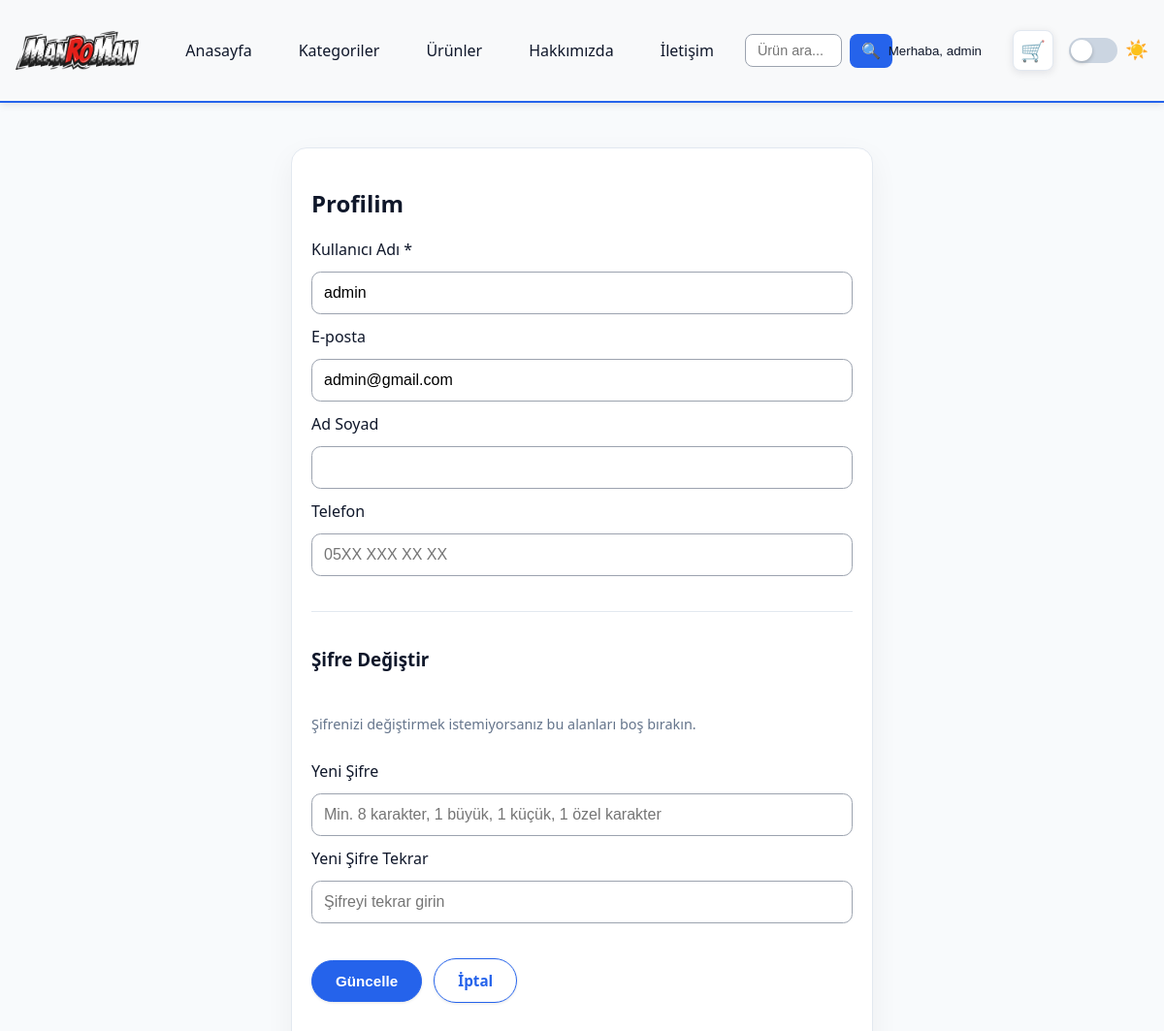
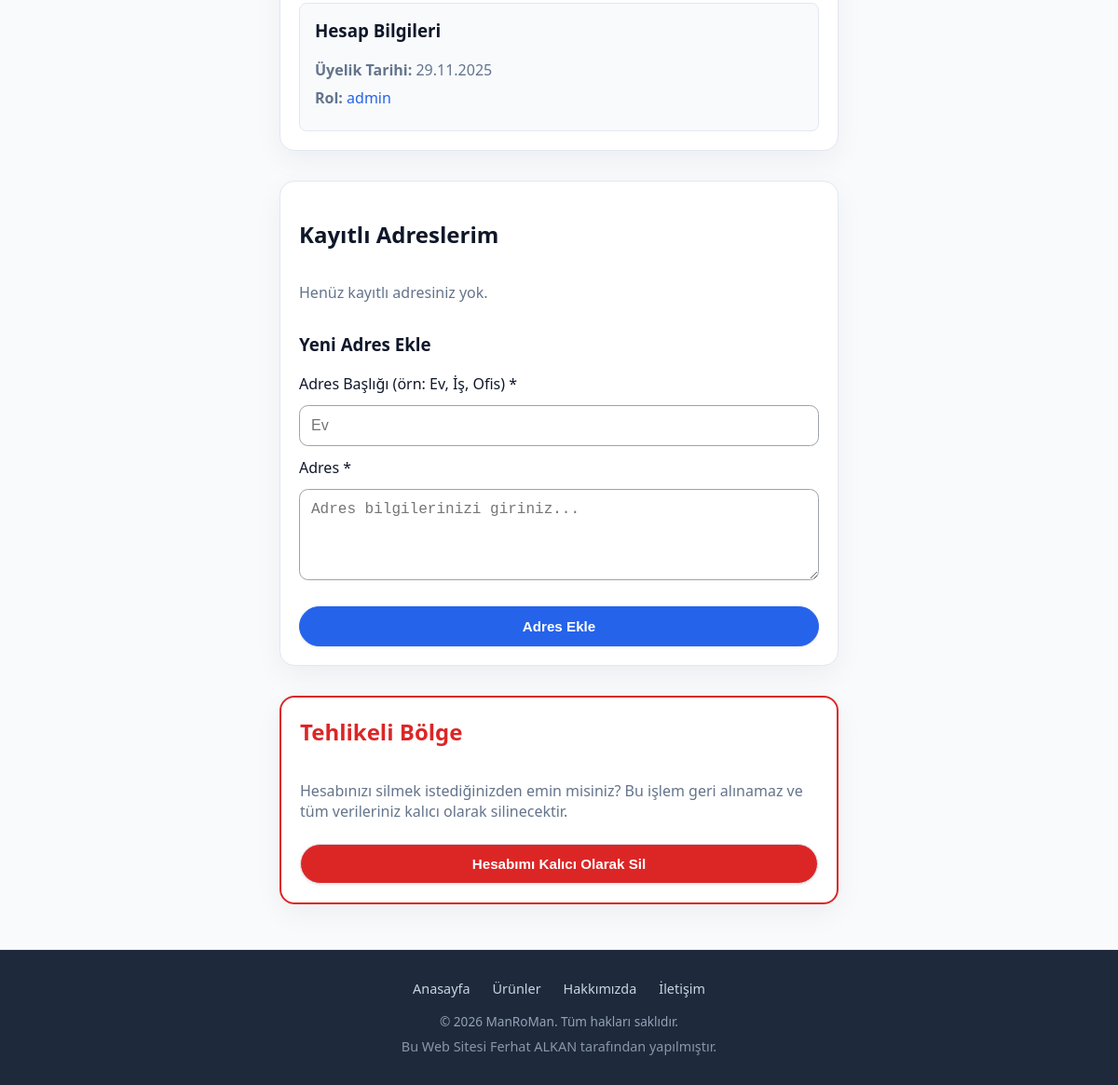
Screenshot of /admin_profile.php (signed in) with the database file from the repository (2 pictures, top to bottom).
### tables this page shows
CREATE TABLE `users` (
  `id` int(10) UNSIGNED NOT NULL,
  `username` varchar(100) NOT NULL,
  `email` varchar(150) DEFAULT NULL,
  `phone` varchar(50) DEFAULT NULL,
  `full_name` varchar(150) DEFAULT NULL,
  `password_hash` varchar(255) NOT NULL,
  `role` varchar(50) DEFAULT 'admin',
  `created_at` timestamp NOT NULL DEFAULT current_timestamp()
);

### functions.php (called while the page is built, shortened)
<?php
function sanitize(string $value): string
{
    return htmlspecialchars($value, ENT_QUOTES, 'UTF-8');
}
function getPages(PDO $pdo): array
{
    $statement = $pdo->query('SELECT id, title, slug FROM pages ORDER BY id DESC');
    return $statement->fetchAll();
}
function adminIsLoggedIn(): bool
{
    return isset($_SESSION['admin']);
}

### admin_profile.php (the view, shortened to what this page needs)
<?php
require __DIR__ . '/config.php';
$admin = $_SESSION['admin'] ?? null;
$stmt = $pdo->prepare('SELECT * FROM users WHERE id = :id LIMIT 1');
$stmt->execute(['id' => $admin['id']]);
$currentUser = $stmt->fetch();
$adminAddresses = [];
try {
    $addressesStmt = $pdo->prepare('SELECT * FROM admin_addresses WHERE admin_id = :admin_id ORDER BY id DESC');
    $addressesStmt->execute(['admin_id' => $admin['id']]);
    $adminAddresses = $addressesStmt->fetchAll();
} catch (PDOException $e) {}
$hasFullName = (bool) $pdo->query("SHOW COLUMNS FROM users LIKE 'full_name'")->fetch();
require __DIR__ . '/partials/header.php';
?>
<section class="card" style="max-width: 600px; margin: 2rem auto;">
    <h1>Profilim</h1>
    <form method="post">
        <label for="username">Kullanıcı Adı *</label>
        <input id="username" name="username" value="<?php echo sanitize($_POST['username'] ?? $currentUser['username'] ?? ''); ?>" required minlength="3">
        <label for="email">E-posta</label>
        <input id="email" name="email" type="email" value="<?php echo sanitize($_POST['email'] ?? $currentUser['email'] ?? ''); ?>">
        <?php if ($hasFullName): ?>
        <label for="full_name">Ad Soyad</label>
        <input id="full_name" name="full_name" value="<?php echo sanitize($_POST['full_name'] ?? $currentUser['full_name'] ?? ''); ?>">
        <?php endif; ?>
        <label for="phone">Telefon</label>
        <input id="phone" name="phone" type="tel" value="<?php echo sanitize($_POST['phone'] ?? $currentUser['phone'] ?? ''); ?>" placeholder="05XX XXX XX XX">
        <hr style="margin: 1.5rem 0; border: none; border-top: 1px solid var(--border);">
        <h3 style="margin-top: 0;">Şifre Değiştir</h3>
        <p style="color: var(--muted); font-size: 0.9rem; margin-bottom: 1rem;">Şifrenizi değiştirmek istemiyorsanız bu alanları boş bırakın.</p>
        <label for="password">Yeni Şifre</label>
        <input id="password" name="password" type="password" minlength="8" placeholder="Min. 8 karakter, 1 büyük, 1 küçük, 1 özel karakter">
        <label for="password_confirm">Yeni Şifre Tekrar</label>
        <input id="password_confirm" name="password_confirm" type="password" minlength="8" placeholder="Şifreyi tekrar girin">
        <div style="margin-top: 1.5rem;">
            <button class="btn btn-primary" type="submit">Güncelle</button>
            <a href="<?php echo BASE_URL; ?>/admin/dashboard.php" class="btn btn-outline" style="margin-left: 0.5rem;">İptal</a>
        </div>
    </form>
    <div style="margin-top: 2rem; padding: 1rem; background: var(--light); border-radius: 0.5rem; border: 1px solid var(--border);">
        <h3 style="margin-top: 0;">Hesap Bilgileri</h3>
        <p style="margin: 0.5rem 0; color: var(--muted);"><strong>Üyelik Tarihi:</strong> <?php echo date('d.m.Y', strtotime($currentUser['created_at'] ?? 'now')); ?></p>
        <p style="margin: 0.5rem 0; color: var(--muted);"><strong>Rol:</strong> <span style="color: var(--primary);"><?php echo sanitize($currentUser['role'] ?? 'admin'); ?></span></p>
    </div>
</section>
<section class="card" style="max-width: 600px; margin: 2rem auto;">
    <h2>Kayıtlı Adreslerim</h2>
    <?php if (count($adminAddresses) > 0): ?>
        <div style="display: grid; gap: 1rem; margin-bottom: 2rem;">
            <?php foreach ($adminAddresses as $addr): ?>
                <div style="padding: 1rem; border: 1px solid var(--border); border-radius: 0.5rem; background: var(--light);">
                    <div style="display: flex; justify-content: space-between; align-items: start; margin-bottom: 0.5rem;">
                        <div>
                            <strong><?php echo sanitize($addr['address_title']); ?></strong>
                            <?php if ($addr['is_default']): ?>
                                <span style="font-size: 0.85rem; color: var(--primary); margin-left: 0.5rem;">(Varsayılan)</span>
                            <?php endif; ?>
                        </div>
                        <div style="display: flex; gap: 0.5rem;">
                            <?php if (!$addr['is_default']): ?>
                                <form method="post" style="display: inline;">
                                    <?php echo csrf_field(); ?>
                                    <input type="hidden" name="address_action" value="set_default">
                                    <input type="hidden" name="address_id" value="<?php echo $addr['id']; ?>">
                                    <button type="submit" class="btn" style="padding: 0.25rem 0.75rem; font-size: 0.85rem;">Varsayılan Yap</button>
                                </form>
                            <?php endif; ?>
                            <form method="post" style="display: inline;" onsubmit="return confirm('Bu adresi silmek istediğinize emin misiniz?');">
                                <?php echo csrf_field(); ?>
                                <input type="hidden" name="address_action" value="delete">
                                <input type="hidden" name="address_id" value="<?php echo $addr['id']; ?>">
                                <button type="submit" class="btn" style="padding: 0.25rem 0.75rem; font-size: 0.85rem; background: #dc2626; color: white;">Sil</button>
                            </form>
                        </div>
                    </div>
                    <p style="margin: 0; color: var(--muted);"><?php echo nl2br(sanitize($addr['address'])); ?></p>
                </div>
            <?php endforeach; ?>
        </div>
    <?php else: ?>
        <p style="color: var(--muted); margin-bottom: 2rem;">Henüz kayıtlı adresiniz yok.</p>
    <?php endif; ?>
    <h3>Yeni Adres Ekle</h3>
    <form method="post">
        <label for="address_title">Adres Başlığı (örn: Ev, İş, Ofis) *</label>
        <input id="address_title" name="address_title" type="text" required placeholder="Ev">
        <label for="address_new">Adres *</label>
        <textarea id="address_new" name="address" rows="4" required placeholder="Adres bilgilerinizi giriniz..."></textarea>
        <button class="btn btn-primary" type="submit" style="margin-top: 1rem;">Adres Ekle</button>
    </form>
</section>
<section class="card" style="max-width: 600px; margin: 2rem auto; border: 2px solid #dc2626;">
    <h2 style="color: #dc2626; margin-top: 0;">Tehlikeli Bölge</h2>
    <p style="color: var(--muted); margin-bottom: 1.5rem;">Hesabınızı silmek istediğinizden emin misiniz? Bu işlem geri alınamaz ve tüm verileriniz kalıcı olarak silinecektir.</p>
    <form method="post" id="deleteAccountForm">
        <button class="btn" type="submit" id="deleteAccountBtn" style="background: #dc2626; color: white; width: 100%;">
            Hesabımı Kalıcı Olarak Sil
        </button>
    </form>
</section>
<?php include __DIR__ . '/partials/footer.php'; ?>

### partials/header.php (shortened to what this page needs)
<?php
$pages = getPages($pdo);
$pageSlugs = array_column($pages, 'slug');
$hasAboutPage = in_array('hakkimizda', $pageSlugs, true);
$hasContactPage = in_array('iletisim', $pageSlugs, true);
?>
<!DOCTYPE html>
<html lang="tr">
<head>
    <link rel="stylesheet" href="<?php echo BASE_URL; ?>/assets/css/styles.css">
    <link rel="stylesheet" href="<?php echo BASE_URL; ?>/assets/css/final_override.css">
</head>
<body>
<header class="site-header">
    <div class="container header-row">
        <a class="logo" href="<?php echo BASE_URL; ?>/index.php">
            <img src="<?php echo BASE_URL; ?>/img/logo.png" alt="ManRoMan" class="logo-image">
        </a>
        <nav class="main-nav">
            <a href="<?php echo BASE_URL; ?>/index.php">Anasayfa</a>
            <div class="dropdown header-nav-dropdown">
                <button type="button">Kategoriler</button>
            </div>
            <a href="<?php echo BASE_URL; ?>/products.php">Ürünler</a>
            <?php if ($hasAboutPage): ?><a href="<?php echo BASE_URL; ?>/about.php">Hakkımızda</a><?php endif; ?>
            <?php if ($hasContactPage): ?><a href="<?php echo BASE_URL; ?>/contact.php">İletişim</a><?php endif; ?>
            <form class="header-search" method="get" action="<?php echo BASE_URL; ?>/products.php" style="margin-left: auto; margin-right: 1rem;">
                <input
                    type="text"
                    name="search"
                    placeholder="Ürün ara..."
                    value="<?php echo sanitize($_GET['search'] ?? ''); ?>"
                    class="search-input"
                >
                <button type="submit" class="search-button" title="Ara">🔍</button>
            </form>
            <div class="nav-right-buttons">
                <?php if (adminIsLoggedIn()): ?>
                    <?php
                    $adminUser = $_SESSION['admin'] ?? null;
                    $adminName = $adminUser['username'] ?? 'Admin';
                    ?>
                    <div class="dropdown header-user-dropdown">
                        <button type="button" class="btn-user">Merhaba, <?php echo sanitize($adminName); ?></button>
                    </div>
                <?php endif; ?>
                <a href="<?php echo BASE_URL; ?>/cart.php" class="cart-button" title="Sepet">
                    <span class="cart-icon">🛒</span>
                </a>
                <button id="theme-toggle" class="theme-toggle" title="Tema Değiştir" type="button">
                    <span class="theme-slider">
                        <span class="theme-slider-handle"></span>
                    </span>
                    <span class="theme-label">☀️</span>
                </button>
            </div>
        </nav>
    </div>
</header>
<main class="container" style="flex: 1; padding-top: 2.5rem;">

### rows the page displays
users: username "admin", email "admin@gmail.com", created_at "29.11.2025", role "admin"
